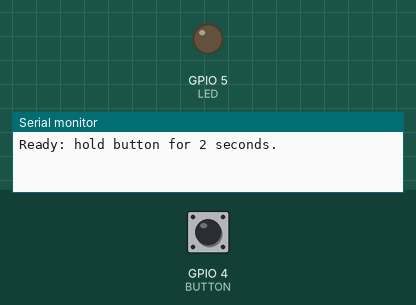
Recording of a sketch running on a simulated ESP32-C3. On the bench: output pins drawn as LEDs (lit = HIGH), the last lines printed to the serial monitor. Dashed ring = blinking. The test bench sets the inputs (shaded band); at power-on: GPIO 4 (BUTTON) HIGH. Nothing arrives over Bluetooth unless stated.

Above: at 1.2 s.
1.3 s: GPIO 4 (BUTTON) pulled LOW for 3.2 s
At 3.47 s:
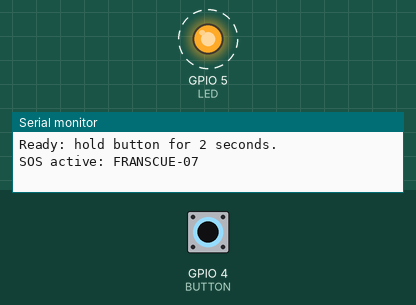
Timing chart, 0 to 12.6 s (numbered marks = the images above; inputs shaded):
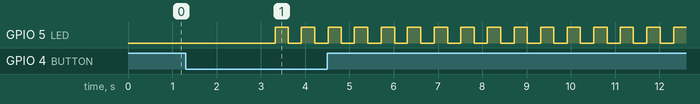

Measured:
- after the input at 1.3 s, GPIO 5 (LED): alternates HIGH for 0.30 s and LOW for 0.30 s, starting after 2.0 s

The sketch:

beacon.ino
```cpp
// FRANSCUE beacon bench-test draft. ESP32-C3; Arduino-ESP32 BLE library.
// Not compiled or tested on hardware in this workspace.
#include <BLEDevice.h>
#include <BLEAdvertising.h>
constexpr int BUTTON=4, LED=5;
constexpr unsigned long HOLD_MS=2000, BLINK_MS=300;
constexpr char NAME[]="FRANSCUE-07";
bool active=false, timing=false;
unsigned long pressed=0, started=0;
void setup(){
  pinMode(BUTTON,INPUT_PULLUP); pinMode(LED,OUTPUT); digitalWrite(LED,LOW);
  Serial.begin(115200); BLEDevice::init(NAME);
  Serial.println("Ready: hold button for 2 seconds.");
}
void loop(){
  unsigned long now=millis();
  if(active){digitalWrite(LED,((now-started)/BLINK_MS)%2==0?HIGH:LOW);}
  else if(digitalRead(BUTTON)==LOW){
    if(!timing){timing=true;pressed=now;}
    if(now-pressed>=HOLD_MS){
      BLEAdvertisementData data;data.setFlags(0x06);data.setName(NAME);
      auto *adv=BLEDevice::getAdvertising();
      adv->setAdvertisementType(ADV_TYPE_NONCONN_IND);adv->setAdvertisementData(data);adv->start();
      active=true;started=now;Serial.println("SOS active: FRANSCUE-07");
    }
  }else timing=false;
  delay(10);
}
```
